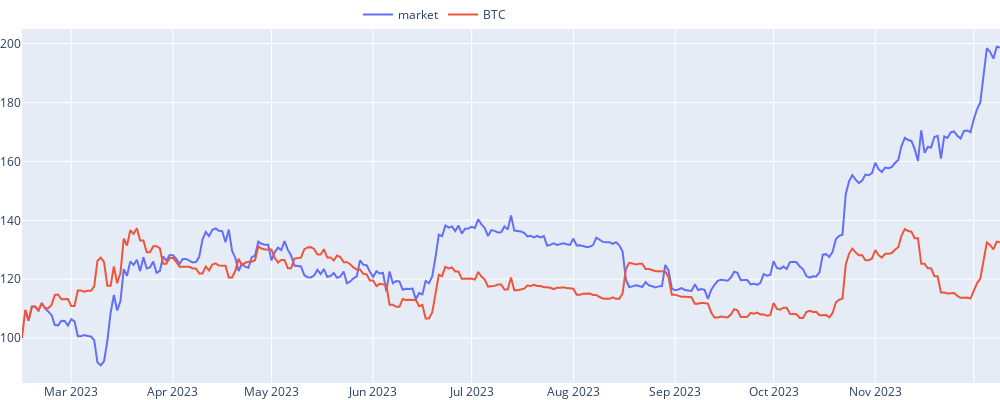
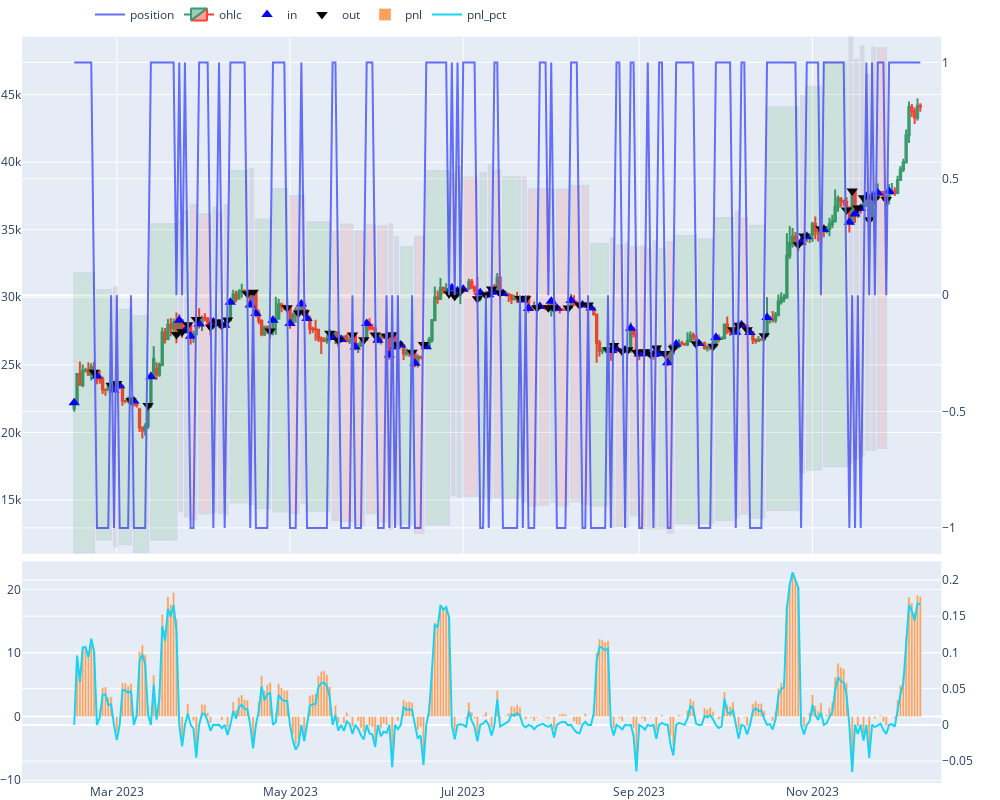
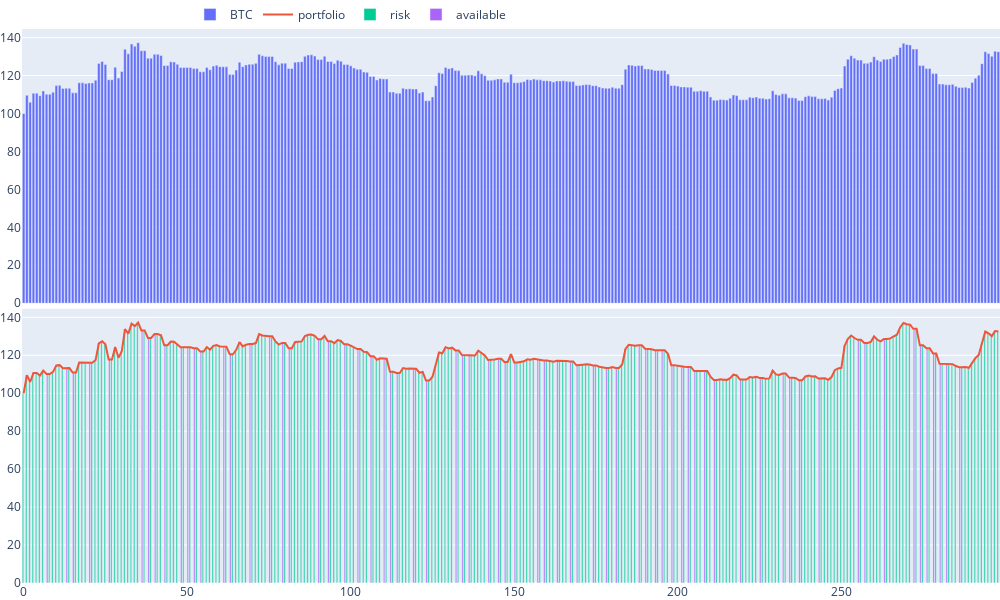

Source (notebook cell) for these figures, in order:
### Code cell
env.get_viz(agentId=1, symbol = "BTC")

### Figure 1 — Plotly figure (JSON) as saved in the notebook; plotly's stock layout.template omitted (floating-point values rounded to 4 significant figures; data arrays with more than 128 entries replaced by an {"elided": "..."} marker saying what was removed)
{"data": [{"name": "market", "type": "scatter", "x": {"elided": "299 str values"}, "y": {"elided": "299 float values"}}, {"name": "BTC", "type": "scatter", "x": {"elided": "299 str values"}, "y": {"elided": "299 float values"}}], "layout": {"height": 400, "legend": {"orientation": "h", "x": 0.5, "xanchor": "right", "y": 1, "yanchor": "bottom"}, "margin": {"b": 0, "l": 10, "r": 0, "t": 0}, "width": 1000}}

### Figure 2 — Plotly figure (JSON) as saved in the notebook; plotly's stock layout.template omitted (floating-point values rounded to 4 significant figures; data arrays with more than 128 entries replaced by an {"elided": "..."} marker saying what was removed)
{"data": [{"name": "position", "type": "scatter", "x": {"elided": "299 str values"}, "xaxis": "x2", "y": {"elided": "299 int values"}, "yaxis": "y4"}, {"close": {"elided": "299 float values"}, "high": {"elided": "299 float values"}, "low": {"elided": "299 float values"}, "name": "ohlc", "open": {"elided": "299 float values"}, "type": "candlestick", "x": {"elided": "299 str values"}, "xaxis": "x2", "yaxis": "y3"}, {"marker": {"color": "blue", "size": 10, "symbol": 5}, "mode": "markers", "name": "in", "type": "scatter", "x": ["2023-02-14T00:00:00", "2023-02-22T00:00:00", "2023-02-28T00:00:00", "2023-03-02T00:00:00", "2023-03-07T00:00:00", "2023-03-13T00:00:00", "2023-03-23T00:00:00", "2023-03-25T00:00:00", "2023-03-27T00:00:00", "2023-03-30T00:00:00", "2023-04-04T00:00:00", "2023-04-06T00:00:00", "2023-04-08T00:00:00", "2023-04-10T00:00:00", "2023-04-17T00:00:00", "2023-04-19T00:00:00", "2023-04-25T00:00:00", "2023-05-01T00:00:00", "2023-05-05T00:00:00", "2023-05-07T00:00:00", "2023-05-16T00:00:00", "2023-05-19T00:00:00", "2023-05-24T00:00:00", "2023-05-28T00:00:00", "2023-06-01T00:00:00", "2023-06-05T00:00:00", "2023-06-07T00:00:00", "2023-06-09T00:00:00", "2023-06-14T00:00:00", "2023-06-18T00:00:00", "2023-06-27T00:00:00", "2023-06-29T00:00:00", "2023-07-01T00:00:00", "2023-07-07T00:00:00", "2023-07-10T00:00:00", "2023-07-12T00:00:00", "2023-07-15T00:00:00", "2023-07-22T00:00:00", "2023-07-24T00:00:00", "2023-07-28T00:00:00", "2023-08-01T00:00:00", "2023-08-03T00:00:00", "2023-08-08T00:00:00", "2023-08-12T00:00:00", "2023-08-15T00:00:00", "2023-08-22T00:00:00", "2023-08-24T00:00:00", "2023-08-27T00:00:00", "2023-08-29T00:00:00", "2023-09-01T00:00:00", "2023-09-04T00:00:00", "2023-09-06T00:00:00", "2023-09-08T00:00:00", "2023-09-11T00:00:00", "2023-09-14T00:00:00", "2023-09-22T00:00:00", "2023-09-28T00:00:00", "2023-10-05T00:00:00", "2023-10-07T00:00:00", "2023-10-10T00:00:00", "2023-10-16T00:00:00", "2023-10-28T00:00:00", "2023-10-30T00:00:00", "2023-11-05T00:00:00", "2023-11-14T00:00:00", "2023-11-16T00:00:00", "2023-11-18T00:00:00", "2023-11-20T00:00:00", "2023-11-22T00:00:00", "2023-11-24T00:00:00", "2023-11-28T00:00:00"], "xaxis": "x2", "y": [22200.0, 24180.0, 23140.0, 23470.0, 22320.0, 24110.0, 28300.0, 27530.0, 27120.0, 28030.0, 28170.0, 28030.0, 27940.0, 29640.0, 29430.0, 28800.0, 28300.0, 28070.0, 29510.0, 28430.0, 27030.0, 26880.0, 26330.0, 28065, 26820.0, 25730.0, 26340.0, 26480.0, 25130.0, 26340.0, 30690.0, 30450.0, 30590.0, 30340.0, 30180.0, 30380, 30290.0, 29794, 29180.0, 29310.0, 29710.0, 29190.0, 29770.0, 29430.0, 29200, 26056, 26180.0, 26100.0, 27720.0, 25810.0, 25830.0, 25760.0, 25830.0, 25160.0, 26520.0, 26580.0, 27020.0, 27410.0, 27960.0, 27390.0, 28500.0, 34081, 34470.0, 35010.0, 35550.0, 36160.0, 36570.0, 37450.0, 37410.0, 37710.0, 37820.0], "yaxis": "y3"}, {"marker": {"color": "black", "size": 10, "symbol": 6}, "mode": "markers", "name": "out", "type": "scatter", "x": ["2023-02-21T00:00:00", "2023-02-27T00:00:00", "2023-03-01T00:00:00", "2023-03-06T00:00:00", "2023-03-12T00:00:00", "2023-03-22T00:00:00", "2023-03-24T00:00:00", "2023-03-26T00:00:00", "2023-03-29T00:00:00", "2023-04-03T00:00:00", "2023-04-05T00:00:00", "2023-04-07T00:00:00", "2023-04-09T00:00:00", "2023-04-16T00:00:00", "2023-04-18T00:00:00", "2023-04-24T00:00:00", "2023-04-30T00:00:00", "2023-05-04T00:00:00", "2023-05-06T00:00:00", "2023-05-15T00:00:00", "2023-05-18T00:00:00", "2023-05-23T00:00:00", "2023-05-27T00:00:00", "2023-05-31T00:00:00", "2023-06-04T00:00:00", "2023-06-06T00:00:00", "2023-06-08T00:00:00", "2023-06-13T00:00:00", "2023-06-17T00:00:00", "2023-06-26T00:00:00", "2023-06-28T00:00:00", "2023-06-30T00:00:00", "2023-07-06T00:00:00", "2023-07-09T00:00:00", "2023-07-11T00:00:00", "2023-07-14T00:00:00", "2023-07-21T00:00:00", "2023-07-23T00:00:00", "2023-07-27T00:00:00", "2023-07-31T00:00:00", "2023-08-02T00:00:00", "2023-08-07T00:00:00", "2023-08-11T00:00:00", "2023-08-14T00:00:00", "2023-08-21T00:00:00", "2023-08-23T00:00:00", "2023-08-26T00:00:00", "2023-08-28T00:00:00", "2023-08-31T00:00:00", "2023-09-03T00:00:00", "2023-09-05T00:00:00", "2023-09-07T00:00:00", "2023-09-10T00:00:00", "2023-09-13T00:00:00", "2023-09-21T00:00:00", "2023-09-27T00:00:00", "2023-10-04T00:00:00", "2023-10-06T00:00:00", "2023-10-09T00:00:00", "2023-10-15T00:00:00", "2023-10-27T00:00:00", "2023-10-29T00:00:00", "2023-11-04T00:00:00", "2023-11-13T00:00:00", "2023-11-15T00:00:00", "2023-11-17T00:00:00", "2023-11-19T00:00:00", "2023-11-21T00:00:00", "2023-11-23T00:00:00", "2023-11-27T00:00:00"], "xaxis": "x2", "y": [24450.0, 23500.0, 23630.0, 22360.0, 22000.0, 27250.0, 27450.0, 27970.0, 28350.0, 27800, 28170.0, 27910.0, 28320.0, 30270.0, 30380.0, 27510.0, 29230.0, 28840.0, 28850.0, 27340.0, 26820.0, 27220.0, 26850.0, 27210.0, 27120.0, 27230.0, 26500.0, 25930.0, 26520.0, 30270.0, 30080.0, 30472, 29900.0, 30160.0, 30620.0, 30310.0, 29900.0, 29900.0, 29220.0, 29230.0, 29190.0, 29210.0, 29430.0, 29430.0, 26130.0, 26430.0, 26020.0, 26120, 25940.0, 25970.0, 25790.0, 26255, 25840.0, 26222, 26570.0, 26370.0, 27600.0, 27930.0, 27590.0, 27150.0, 33890.0, 34530.0, 35060.0, 36460.0, 37860.0, 36610.0, 37360.0, 35740.0, 37290.0, 37240.0], "yaxis": "y3"}, {"name": "pnl", "type": "bar", "x": {"elided": "299 str values"}, "xaxis": "x3", "y": {"elided": "299 float values"}, "yaxis": "y5"}, {"name": "pnl_pct", "type": "scatter", "x": {"elided": "299 str values"}, "xaxis": "x3", "y": {"elided": "299 float values"}, "yaxis": "y6"}], "layout": {"height": 800, "legend": {"orientation": "h", "x": 0.5, "xanchor": "right", "y": 1, "yanchor": "bottom"}, "margin": {"b": 0, "l": 10, "r": 0, "t": 0}, "shapes": [{"fillcolor": "green", "opacity": 0.1, "x0": "2023-02-14T00:00:00", "x1": "2023-02-21T00:00:00", "xref": "x2", "y0": 11100.0, "y1": 31790.0, "yref": "y3"}, {"fillcolor": "green", "opacity": 0.1, "x0": "2023-02-22T00:00:00", "x1": "2023-02-27T00:00:00", "xref": "x2", "y0": 12090.0, "y1": 30540.0, "yref": "y3"}, {"fillcolor": "red", "opacity": 0.1, "x0": "2023-02-28T00:00:00", "x1": "2023-03-01T00:00:00", "xref": "x2", "y0": 11570.0, "y1": 30720.0, "yref": "y3"}, {"fillcolor": "green", "opacity": 0.1, "x0": "2023-03-02T00:00:00", "x1": "2023-03-06T00:00:00", "xref": "x2", "y0": 11730.0, "y1": 29070.0, "yref": "y3"}, {"fillcolor": "green", "opacity": 0.1, "x0": "2023-03-07T00:00:00", "x1": "2023-03-12T00:00:00", "xref": "x2", "y0": 11160.0, "y1": 28600.0, "yref": "y3"}, {"fillcolor": "green", "opacity": 0.1, "x0": "2023-03-13T00:00:00", "x1": "2023-03-22T00:00:00", "xref": "x2", "y0": 12060.0, "y1": 35430.0, "yref": "y3"}, {"fillcolor": "red", "opacity": 0.1, "x0": "2023-03-23T00:00:00", "x1": "2023-03-24T00:00:00", "xref": "x2", "y0": 14150.0, "y1": 35690.0, "yref": "y3"}, {"fillcolor": "green", "opacity": 0.1, "x0": "2023-03-25T00:00:00", "x1": "2023-03-26T00:00:00", "xref": "x2", "y0": 13770.0, "y1": 36360.0, "yref": "y3"}, {"fillcolor": "red", "opacity": 0.1, "x0": "2023-03-27T00:00:00", "x1": "2023-03-29T00:00:00", "xref": "x2", "y0": 13560.0, "y1": 36850.0, "yref": "y3"}, {"fillcolor": "red", "opacity": 0.1, "x0": "2023-03-30T00:00:00", "x1": "2023-04-03T00:00:00", "xref": "x2", "y0": 14010.0, "y1": 36140, "yref": "y3"}, {"fillcolor": "red", "opacity": 0.1, "x0": "2023-04-04T00:00:00", "x1": "2023-04-05T00:00:00", "xref": "x2", "y0": 14080.0, "y1": 36620.0, "yref": "y3"}, {"fillcolor": "red", "opacity": 0.1, "x0": "2023-04-06T00:00:00", "x1": "2023-04-07T00:00:00", "xref": "x2", "y0": 14020.0, "y1": 36280.0, "yref": "y3"}, {"fillcolor": "red", "opacity": 0.1, "x0": "2023-04-08T00:00:00", "x1": "2023-04-09T00:00:00", "xref": "x2", "y0": 13970.0, "y1": 36820.0, "yref": "y3"}, {"fillcolor": "green", "opacity": 0.1, "x0": "2023-04-10T00:00:00", "x1": "2023-04-16T00:00:00", "xref": "x2", "y0": 14820.0, "y1": 39350.0, "yref": "y3"}, {"fillcolor": "red", "opacity": 0.1, "x0": "2023-04-17T00:00:00", "x1": "2023-04-18T00:00:00", "xref": "x2", "y0": 14720.0, "y1": 39490.0, "yref": "y3"}, {"fillcolor": "green", "opacity": 0.1, "x0": "2023-04-19T00:00:00", "x1": "2023-04-24T00:00:00", "xref": "x2", "y0": 14400.0, "y1": 35760.0, "yref": "y3"}, {"fillcolor": "green", "opacity": 0.1, "x0": "2023-04-25T00:00:00", "x1": "2023-04-30T00:00:00", "xref": "x2", "y0": 14150.0, "y1": 38000.0, "yref": "y3"}, {"fillcolor": "red", "opacity": 0.1, "x0": "2023-05-01T00:00:00", "x1": "2023-05-04T00:00:00", "xref": "x2", "y0": 14030.0, "y1": 37490.0, "yref": "y3"}, {"fillcolor": "red", "opacity": 0.1, "x0": "2023-05-05T00:00:00", "x1": "2023-05-06T00:00:00", "xref": "x2", "y0": 14750.0, "y1": 37500.0, "yref": "y3"}, {"fillcolor": "green", "opacity": 0.1, "x0": "2023-05-07T00:00:00", "x1": "2023-05-15T00:00:00", "xref": "x2", "y0": 14220.0, "y1": 35550.0, "yref": "y3"}, {"fillcolor": "red", "opacity": 0.1, "x0": "2023-05-16T00:00:00", "x1": "2023-05-18T00:00:00", "xref": "x2", "y0": 13520.0, "y1": 34870.0, "yref": "y3"}, {"fillcolor": "red", "opacity": 0.1, "x0": "2023-05-19T00:00:00", "x1": "2023-05-23T00:00:00", "xref": "x2", "y0": 13440.0, "y1": 35390.0, "yref": "y3"}, {"fillcolor": "red", "opacity": 0.1, "x0": "2023-05-24T00:00:00", "x1": "2023-05-27T00:00:00", "xref": "x2", "y0": 13160.0, "y1": 34910.0, "yref": "y3"}, {"fillcolor": "red", "opacity": 0.1, "x0": "2023-05-28T00:00:00", "x1": "2023-05-31T00:00:00", "xref": "x2", "y0": 14030.0, "y1": 35370.0, "yref": "y3"}, {"fillcolor": "red", "opacity": 0.1, "x0": "2023-06-01T00:00:00", "x1": "2023-06-04T00:00:00", "xref": "x2", "y0": 13410.0, "y1": 35250.0, "yref": "y3"}, {"fillcolor": "red", "opacity": 0.1, "x0": "2023-06-05T00:00:00", "x1": "2023-06-06T00:00:00", "xref": "x2", "y0": 12860.0, "y1": 35400.0, "yref": "y3"}, {"fillcolor": "red", "opacity": 0.1, "x0": "2023-06-07T00:00:00", "x1": "2023-06-08T00:00:00", "xref": "x2", "y0": 13170.0, "y1": 34450.0, "yref": "y3"}, {"fillcolor": "green", "opacity": 0.1, "x0": "2023-06-09T00:00:00", "x1": "2023-06-13T00:00:00", "xref": "x2", "y0": 13240.0, "y1": 33710.0, "yref": "y3"}, {"fillcolor": "red", "opacity": 0.1, "x0": "2023-06-14T00:00:00", "x1": "2023-06-17T00:00:00", "xref": "x2", "y0": 12560.0, "y1": 34470.0, "yref": "y3"}, {"fillcolor": "green", "opacity": 0.1, "x0": "2023-06-18T00:00:00", "x1": "2023-06-26T00:00:00", "xref": "x2", "y0": 13170.0, "y1": 39350.0, "yref": "y3"}, {"fillcolor": "red", "opacity": 0.1, "x0": "2023-06-27T00:00:00", "x1": "2023-06-28T00:00:00", "xref": "x2", "y0": 15350.0, "y1": 39100.0, "yref": "y3"}, {"fillcolor": "green", "opacity": 0.1, "x0": "2023-06-29T00:00:00", "x1": "2023-06-30T00:00:00", "xref": "x2", "y0": 15220.0, "y1": 39610.0, "yref": "y3"}, {"fillcolor": "red", "opacity": 0.1, "x0": "2023-07-01T00:00:00", "x1": "2023-07-06T00:00:00", "xref": "x2", "y0": 15290.0, "y1": 38860.0, "yref": "y3"}, {"fillcolor": "green", "opacity": 0.1, "x0": "2023-07-07T00:00:00", "x1": "2023-07-09T00:00:00", "xref": "x2", "y0": 15170.0, "y1": 39210.0, "yref": "y3"}, {"fillcolor": "red", "opacity": 0.1, "x0": "2023-07-10T00:00:00", "x1": "2023-07-11T00:00:00", "xref": "x2", "y0": 15090.0, "y1": 39810.0, "yref": "y3"}, {"fillcolor": "red", "opacity": 0.1, "x0": "2023-07-12T00:00:00", "x1": "2023-07-14T00:00:00", "xref": "x2", "y0": 15190, "y1": 39410.0, "yref": "y3"}, {"fillcolor": "green", "opacity": 0.1, "x0": "2023-07-15T00:00:00", "x1": "2023-07-21T00:00:00", "xref": "x2", "y0": 15140.0, "y1": 38870.0, "yref": "y3"}, {"fillcolor": "red", "opacity": 0.1, "x0": "2023-07-22T00:00:00", "x1": "2023-07-23T00:00:00", "xref": "x2", "y0": 14897, "y1": 38870.0, "yref": "y3"}, {"fillcolor": "red", "opacity": 0.1, "x0": "2023-07-24T00:00:00", "x1": "2023-07-27T00:00:00", "xref": "x2", "y0": 14590.0, "y1": 37990.0, "yref": "y3"}, {"fillcolor": "red", "opacity": 0.1, "x0": "2023-07-28T00:00:00", "x1": "2023-07-31T00:00:00", "xref": "x2", "y0": 14660.0, "y1": 38000.0, "yref": "y3"}, {"fillcolor": "red", "opacity": 0.1, "x0": "2023-08-01T00:00:00", "x1": "2023-08-02T00:00:00", "xref": "x2", "y0": 14850.0, "y1": 37940.0, "yref": "y3"}, {"fillcolor": "red", "opacity": 0.1, "x0": "2023-08-03T00:00:00", "x1": "2023-08-07T00:00:00", "xref": "x2", "y0": 14600.0, "y1": 37970.0, "yref": "y3"}, {"fillcolor": "red", "opacity": 0.1, "x0": "2023-08-08T00:00:00", "x1": "2023-08-11T00:00:00", "xref": "x2", "y0": 14890.0, "y1": 38250.0, "yref": "y3"}, {"fillcolor": "red", "opacity": 0.1, "x0": "2023-08-12T00:00:00", "x1": "2023-08-14T00:00:00", "xref": "x2", "y0": 14720.0, "y1": 38260.0, "yref": "y3"}, {"fillcolor": "green", "opacity": 0.1, "x0": "2023-08-15T00:00:00", "x1": "2023-08-21T00:00:00", "xref": "x2", "y0": 14600, "y1": 33960.0, "yref": "y3"}, {"fillcolor": "red", "opacity": 0.1, "x0": "2023-08-22T00:00:00", "x1": "2023-08-23T00:00:00", "xref": "x2", "y0": 13028, "y1": 34360.0, "yref": "y3"}, {"fillcolor": "red", "opacity": 0.1, "x0": "2023-08-24T00:00:00", "x1": "2023-08-26T00:00:00", "xref": "x2", "y0": 13090.0, "y1": 33820.0, "yref": "y3"}, {"fillcolor": "red", "opacity": 0.1, "x0": "2023-08-27T00:00:00", "x1": "2023-08-28T00:00:00", "xref": "x2", "y0": 13050.0, "y1": 33956, "yref": "y3"}, {"fillcolor": "red", "opacity": 0.1, "x0": "2023-08-29T00:00:00", "x1": "2023-08-31T00:00:00", "xref": "x2", "y0": 13860.0, "y1": 33720.0, "yref": "y3"}, {"fillcolor": "red", "opacity": 0.1, "x0": "2023-09-01T00:00:00", "x1": "2023-09-03T00:00:00", "xref": "x2", "y0": 12900.0, "y1": 33760.0, "yref": "y3"}, {"fillcolor": "red", "opacity": 0.1, "x0": "2023-09-04T00:00:00", "x1": "2023-09-05T00:00:00", "xref": "x2", "y0": 12910.0, "y1": 33530.0, "yref": "y3"}, {"fillcolor": "red", "opacity": 0.1, "x0": "2023-09-06T00:00:00", "x1": "2023-09-07T00:00:00", "xref": "x2", "y0": 12880.0, "y1": 34130.0, "yref": "y3"}, {"fillcolor": "green", "opacity": 0.1, "x0": "2023-09-08T00:00:00", "x1": "2023-09-10T00:00:00", "xref": "x2", "y0": 12910.0, "y1": 33590.0, "yref": "y3"}, {"fillcolor": "red", "opacity": 0.1, "x0": "2023-09-11T00:00:00", "x1": "2023-09-13T00:00:00", "xref": "x2", "y0": 12580.0, "y1": 34090.0, "yref": "y3"}, {"fillcolor": "green", "opacity": 0.1, "x0": "2023-09-14T00:00:00", "x1": "2023-09-21T00:00:00", "xref": "x2", "y0": 13260.0, "y1": 34540.0, "yref": "y3"}, {"fillcolor": "green", "opacity": 0.1, "x0": "2023-09-22T00:00:00", "x1": "2023-09-27T00:00:00", "xref": "x2", "y0": 13290.0, "y1": 34280.0, "yref": "y3"}, {"fillcolor": "green", "opacity": 0.1, "x0": "2023-09-28T00:00:00", "x1": "2023-10-04T00:00:00", "xref": "x2", "y0": 13510.0, "y1": 35870.0, "yref": "y3"}, {"fillcolor": "red", "opacity": 0.1, "x0": "2023-10-05T00:00:00", "x1": "2023-10-06T00:00:00", "xref": "x2", "y0": 13710.0, "y1": 36310.0, "yref": "y3"}, {"fillcolor": "red", "opacity": 0.1, "x0": "2023-10-07T00:00:00", "x1": "2023-10-09T00:00:00", "xref": "x2", "y0": 13980.0, "y1": 35870.0, "yref": "y3"}, {"fillcolor": "green", "opacity": 0.1, "x0": "2023-10-10T00:00:00", "x1": "2023-10-15T00:00:00", "xref": "x2", "y0": 13700.0, "y1": 35300.0, "yref": "y3"}, {"fillcolor": "green", "opacity": 0.1, "x0": "2023-10-16T00:00:00", "x1": "2023-10-27T00:00:00", "xref": "x2", "y0": 14250.0, "y1": 44060.0, "yref": "y3"}, {"fillcolor": "red", "opacity": 0.1, "x0": "2023-10-28T00:00:00", "x1": "2023-10-29T00:00:00", "xref": "x2", "y0": 17040.0, "y1": 44880.0, "yref": "y3"}, {"fillcolor": "green", "opacity": 0.1, "x0": "2023-10-30T00:00:00", "x1": "2023-11-04T00:00:00", "xref": "x2", "y0": 17240.0, "y1": 45580.0, "yref": "y3"}, {"fillcolor": "green", "opacity": 0.1, "x0": "2023-11-05T00:00:00", "x1": "2023-11-13T00:00:00", "xref": "x2", "y0": 17510.0, "y1": 47400.0, "yref": "y3"}, {"fillcolor": "red", "opacity": 0.1, "x0": "2023-11-14T00:00:00", "x1": "2023-11-15T00:00:00", "xref": "x2", "y0": 17780.0, "y1": 49220.0, "yref": "y3"}, {"fillcolor": "red", "opacity": 0.1, "x0": "2023-11-16T00:00:00", "x1": "2023-11-17T00:00:00", "xref": "x2", "y0": 18080.0, "y1": 47600.0, "yref": "y3"}, {"fillcolor": "red", "opacity": 0.1, "x0": "2023-11-18T00:00:00", "x1": "2023-11-19T00:00:00", "xref": "x2", "y0": 18280.0, "y1": 48570.0, "yref": "y3"}, {"fillcolor": "red", "opacity": 0.1, "x0": "2023-11-20T00:00:00", "x1": "2023-11-21T00:00:00", "xref": "x2", "y0": 18720.0, "y1": 46460.0, "yref": "y3"}, {"fillcolor": "red", "opacity": 0.1, "x0": "2023-11-22T00:00:00", "x1": "2023-11-23T00:00:00", "xref": "x2", "y0": 18700.0, "y1": 48480.0, "yref": "y3"}, {"fillcolor": "red", "opacity": 0.1, "x0": "2023-11-24T00:00:00", "x1": "2023-11-27T00:00:00", "xref": "x2", "y0": 18860.0, "y1": 48420.0, "yref": "y3"}], "width": 1000, "xaxis": {"anchor": "y", "domain": [0, 0.94], "matches": "x3", "rangeslider": {"visible": false}, "showticklabels": false}, "xaxis2": {"anchor": "y3", "domain": [0, 0.94], "matches": "x3", "rangeslider": {"visible": false}, "showticklabels": false}, "xaxis3": {"anchor": "y5", "domain": [0, 0.94], "rangeslider": {"visible": false}}, "yaxis": {"anchor": "x", "domain": [1, 1]}, "yaxis2": {"anchor": "x", "overlaying": "y", "side": "right"}, "yaxis3": {"anchor": "x2", "domain": [0.304, 0.99]}, "yaxis4": {"anchor": "x2", "overlaying": "y3", "side": "right"}, "yaxis5": {"anchor": "x3", "domain": [0, 0.294]}, "yaxis6": {"anchor": "x3", "overlaying": "y5", "side": "right"}}}

### Figure 3 — Plotly figure (JSON) as saved in the notebook; plotly's stock layout.template omitted (floating-point values rounded to 4 significant figures; data arrays with more than 128 entries replaced by an {"elided": "..."} marker saying what was removed)
{"data": [{"name": "BTC", "type": "bar", "x": {"elided": "299 str values"}, "xaxis": "x", "y": {"elided": "299 float values"}, "yaxis": "y"}, {"name": "portfolio", "type": "scatter", "x": {"elided": "299 int values"}, "xaxis": "x2", "y": {"elided": "299 float values"}, "yaxis": "y2"}, {"name": "risk", "type": "bar", "x": {"elided": "299 int values"}, "xaxis": "x2", "y": {"elided": "299 float values"}, "yaxis": "y2"}, {"name": "available", "type": "bar", "x": {"elided": "299 int values"}, "xaxis": "x2", "y": {"elided": "299 float values"}, "yaxis": "y2"}], "layout": {"height": 600, "legend": {"orientation": "h", "x": 0.5, "xanchor": "right", "y": 1, "yanchor": "bottom"}, "margin": {"b": 0, "l": 10, "r": 0, "t": 0}, "width": 1000, "xaxis": {"anchor": "y", "domain": [0, 1], "matches": "x2", "showticklabels": false}, "xaxis2": {"anchor": "y2", "domain": [0, 1]}, "yaxis": {"anchor": "x", "domain": [0.505, 1]}, "yaxis2": {"anchor": "x2", "domain": [0, 0.495]}}}
